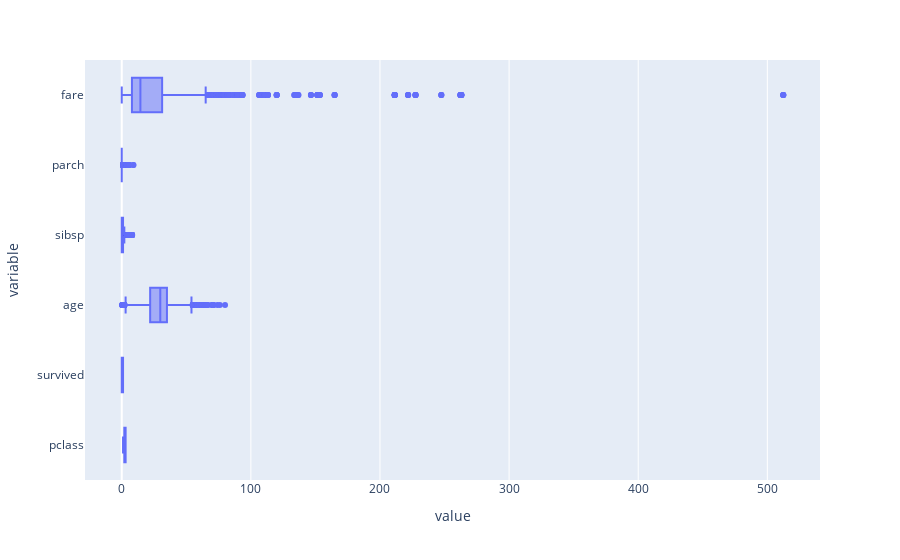

The cell this chart's notebook holds for it:
### Code cell
px.box(data_frame=df[['pclass', 'survived', 'age', 'sibsp', 'parch', 'fare']], orientation="h")

### Figure 1 — Plotly figure (JSON) as saved in the notebook; plotly's stock layout.template omitted (floating-point values rounded to 4 significant figures; data arrays with more than 128 entries replaced by an {"elided": "..."} marker saying what was removed)
{"data": [{"alignmentgroup": "True", "hovertemplate": "value=%{x}<br>variable=%{y}<extra></extra>", "legendgroup": "", "marker": {"color": "#636efa"}, "name": "", "notched": false, "offsetgroup": "", "orientation": "h", "showlegend": false, "type": "box", "x": {"elided": "7842 float values"}, "x0": " ", "xaxis": "x", "y": {"elided": "7842 str values"}, "y0": " ", "yaxis": "y"}], "layout": {"boxmode": "group", "legend": {"tracegroupgap": 0}, "margin": {"t": 60}, "xaxis": {"anchor": "y", "domain": [0, 1], "title": {"text": "value"}}, "yaxis": {"anchor": "x", "domain": [0, 1], "title": {"text": "variable"}}}}
